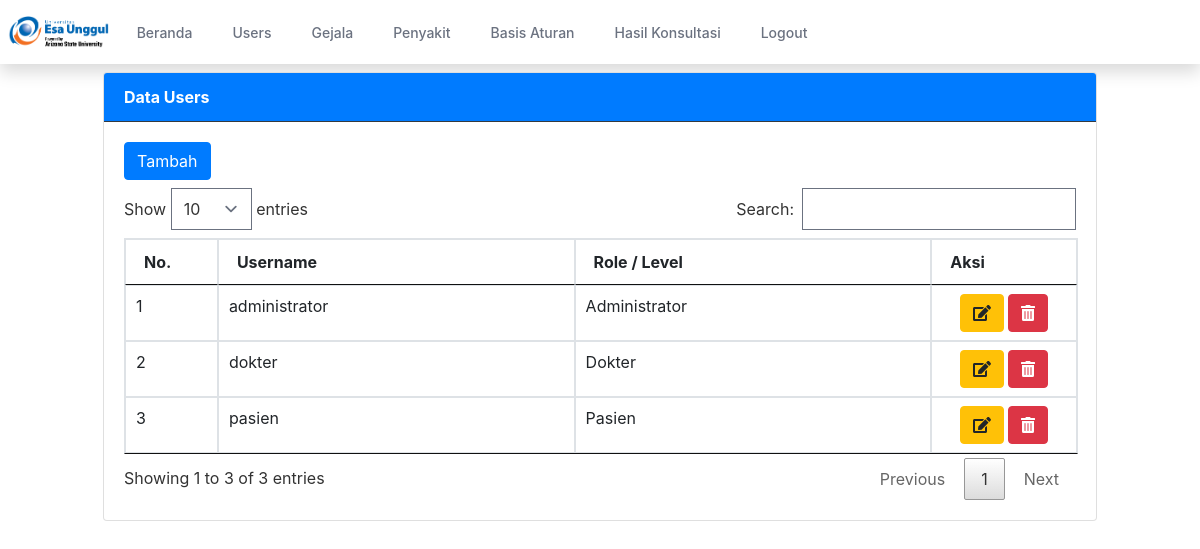
The app's page /index.php?page=users (signed in) with its own data.
### tables this page shows
CREATE TABLE `users`  (
  `idusers` int NOT NULL AUTO_INCREMENT,
  `username` varchar(20) NULL DEFAULT NULL,
  `pass` varchar(255) NULL DEFAULT NULL,
  `role` varchar(20) NULL DEFAULT NULL,
  PRIMARY KEY (`idusers`) USING BTREE
);

### tampil_users.php (the view, shortened to what this page needs)
<div class="card">
    <div class="card-header bg-primary text-white border-dark"><strong>Data Users</strong></div>
    <div class="card-body">
        <a class="btn btn-primary mb-2" href="?page=users&action=tambah">Tambah</a>
        <table class="table table-bordered" id="myTable">
            <thead>
                <tr>
                    <th width="50px">No.</th>
                    <th width="300px">Username</th>
                    <th width="300px">Role / Level</th>
                    <th width="100px">Aksi</th>
                </tr>
            </thead>
            <tbody>
                <?php
                $no = 1;
                $sql = "SELECT*FROM users ORDER BY username ASC";
                $result = $conn->query($sql);
                while ($row = $result->fetch_assoc()) {
                    ?>
                    <tr>
                        <td><?php echo $no++; ?></td>
                        <td><?php echo $row['username']; ?></td>
                        <td><?php echo $row['role']; ?></td>
                        <td class="text-center">
                            <a class="btn btn-warning" href="?page=users&action=update&id=<?php echo $row['idusers']; ?>">
                                <i class="fas fa-edit"></i>
                            </a>
                            <a onclick="return confirm('Yakin menghapus data ini ?')" class="btn btn-danger"
                                href="?page=users&action=hapus&id=<?php echo $row['idusers']; ?>">
                                <i class="fas fa-trash-alt"></i>
                            </a>
                        </td>
                    </tr>
                    <?php
                }
                ?>
            </tbody>
        </table>
    </div>
</div>

### assets/css/all.css (style rules this page uses)
.fa-edit:before { content:"\f044" }
.fa-trash-alt:before { content:"\f2ed" }

### records on screen
users: username "administrator", role "Administrator"
users: username "dokter", role "Dokter"
users: username "pasien", role "Pasien"
